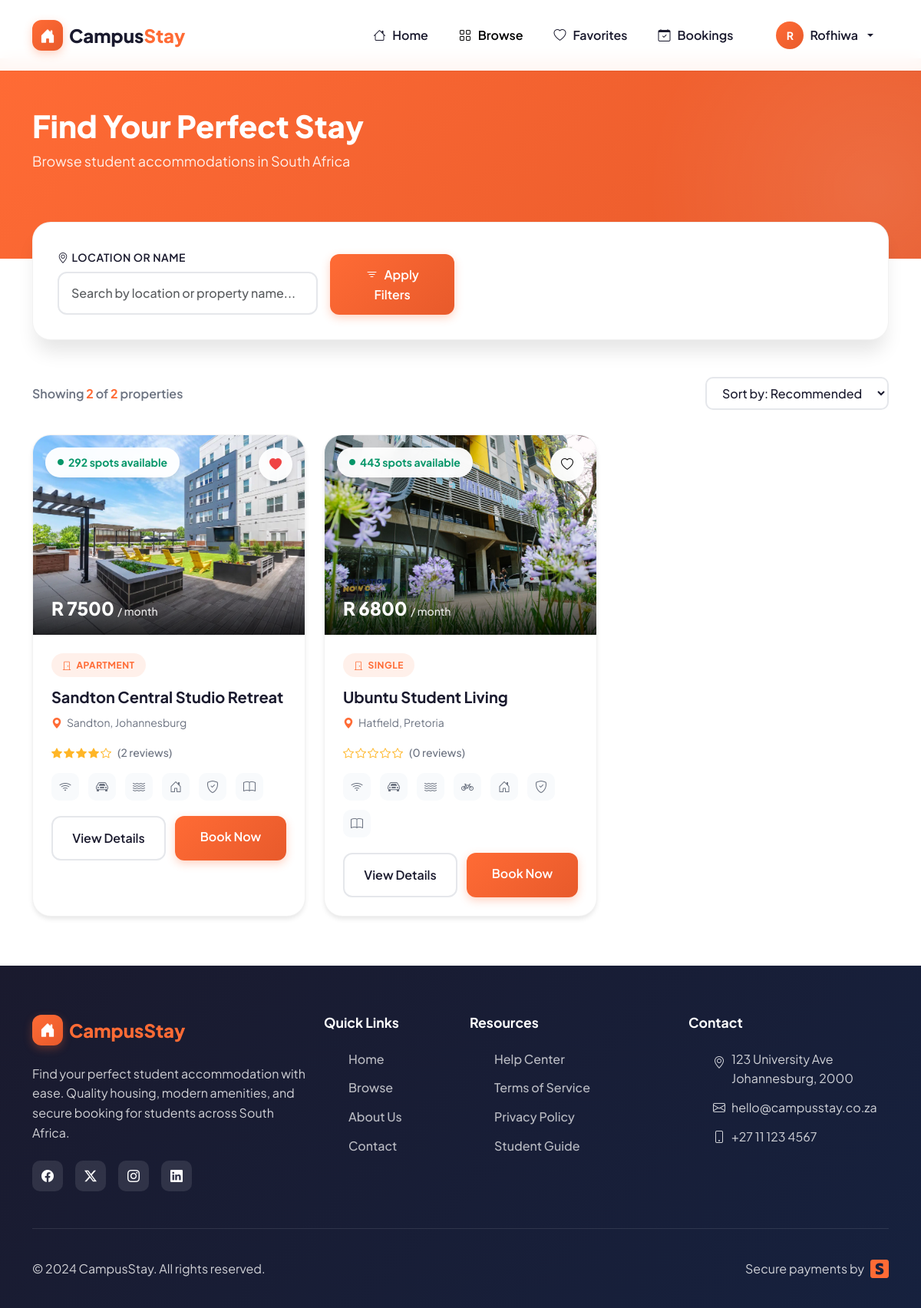
The page /accommodations (signed in) on the database its author committed.
### models.py (models this page shows, shortened)
class User(UserMixin, db.Model):
    id = db.Column(db.Integer, primary_key=True)
    full_name = db.Column(db.String(100), nullable=False)
    email = db.Column(db.String(120), unique=True, nullable=False)
    student_number = db.Column(db.String(8), unique=True, nullable=False)
    id_number = db.Column(db.String(13), unique=True, nullable=False)
    phone = db.Column(db.String(10), nullable=False)
    password_hash = db.Column(db.String(128))
    is_admin = db.Column(db.Boolean, default=False)
    created_at = db.Column(db.DateTime, default=datetime.utcnow)
    bookings = db.relationship('Booking', backref='user', lazy=True)
    reviews = db.relationship('Review', backref='user', lazy=True)
    favorites = db.relationship('Favorite', backref='user', lazy=True)

class Accommodation(db.Model):
    id = db.Column(db.Integer, primary_key=True)
    title = db.Column(db.String(200), nullable=False)
    description = db.Column(db.Text)
    location = db.Column(db.String(200), nullable=False)
    room_type = db.Column(db.String(50), nullable=False)
    price_per_month = db.Column(db.Float, nullable=False)
    capacity = db.Column(db.Integer, nullable=False)
    current_occupancy = db.Column(db.Integer, default=0)
    image_filename = db.Column(db.String(100))
    amenities = db.Column(db.String(500))
    is_active = db.Column(db.Boolean, default=True)
    admin_id = db.Column(db.Integer, db.ForeignKey('user.id'))
    created_at = db.Column(db.DateTime, default=datetime.utcnow)
    bookings = db.relationship('Booking', backref='accommodation', lazy=True)
    reviews = db.relationship('Review', backref='accommodation', lazy=True)
    favorites = db.relationship('Favorite', backref='accommodation', lazy=True)
    def get_amenities_list(self):
        if self.amenities:
            return json.loads(self.amenities)
        return []
    def available_spots(self):
        return self.capacity - self.current_occupancy
    def average_rating(self):
        if not self.reviews:
            return 0
        return sum(r.rating for r in self.reviews) / len(self.reviews)
    def is_full(self):
        return self.current_occupancy >= self.capacity

### app.py (the view, shortened to what this page needs)
@app.route('/accommodations', methods=['GET', 'POST'])
def accommodations():
    form = SearchForm()
    query = Accommodation.query.filter_by(is_active=True)
    accommodations = query.all()
    user_favorites = []
    if current_user.is_authenticated:
        user_favorites = [f.accommodation_id for f in current_user.favorites]
    return render_template('accommodations.html', accommodations=accommodations, form=form,
                         get_amenity_icon=get_amenity_icon, user_favorites=user_favorites)

### templates/accommodations.html (shortened to what this page needs)
{% extends "base.html" %}
{% block content %}
<section class="page-header">
    <div class="container">
        <div class="row">
            <div class="col-lg-8">
                <h1>Find Your Perfect Stay</h1>
                <p>Browse student accommodations in South Africa</p>
            </div>
        </div>
    </div>
</section>
<div class="container">
    <div class="search-section">
        <div class="search-card">
            <form id="filterForm" method="GET" action="{{ url_for('accommodations') }}">
                <div class="row g-3 align-items-end">
                    <div class="col-lg-4 col-md-6">
                        <label class="form-label">
                            <i class="bi bi-geo-alt me-1"></i>Location or Name
                        </label>
                        <input type="text"
                               class="form-control"
                               id="searchInput"
                               placeholder="Search by location or property name..."
                               value="{{ request.args.get('search', '') }}">
                    </div>
                    <div class="col-lg-2 col-md-6">
                        <button type="button" id="applyFilters" class="search-btn">
                            <i class="bi bi-filter me-2"></i>Apply Filters
                        </button>
                    </div>
                </div>
            </form>
        </div>
    </div>
    <section class="properties-grid">
        <div class="results-header">
            <div class="results-count">
                Showing <span id="visibleCount">{{ accommodations|length }}</span> of <span id="totalCount">{{ accommodations|length }}</span> properties
            </div>
            <select class="sort-select" id="sortSelect">
                <option value="recommended">Sort by: Recommended</option>
            </select>
        </div>
        <div class="row g-4" id="propertiesContainer">
            {% for acc in accommodations %}
            <div class="col-lg-4 col-md-6 property-item"
                 data-price="{{ acc.price_per_month }}"
                 data-location="{{ acc.location.lower() }}"
                 data-title="{{ acc.title.lower() }}"
                 data-room-type="{{ acc.room_type }}"
                 data-rating="{{ acc.average_rating() }}"
                 data-available="{{ acc.available_spots() }}">
                <div class="property-card">
                    <div class="property-image-wrapper">
                        <img src="{{ url_for('static', filename='uploads/' + acc.image_filename) if acc.image_filename else 'https://images.unsplash.com/photo-1555854877-bab0e564b8d5?ixlib=rb-4.0.3&auto=format&fit=crop&w=800&q=80' }}"
                             alt="{{ acc.title }}"
                             class="property-image">
                        {% set spots = acc.available_spots() %}
                        <div class="availability-badge {{ 'full' if spots == 0 else 'limited' if spots <= 2 else 'available' }}">
                            <i class="bi bi-circle-fill" style="font-size: 0.5rem;"></i>
                            {% if spots == 0 %}
                                Fully Booked
                            {% elif spots <= 2 %}
                                Only {{ spots }} left
                            {% else %}
                                {{ spots }} spots available
                            {% endif %}
                        </div>
                        {% if current_user.is_authenticated %}
                        <button class="favorite-btn {{ 'active' if acc.id in user_favorites }}"
                                onclick="toggleFavorite({{ acc.id }}, this)"
                                title="{{ 'Remove from favorites' if acc.id in user_favorites else 'Add to favorites' }}">
                            <i class="bi {{ 'bi-heart-fill' if acc.id in user_favorites else 'bi-heart' }}"></i>
                        </button>
                        {% endif %}
                        <div class="price-tag">
                            R {{ "%.0f"|format(acc.price_per_month) }}
                            <small>/ month</small>
                        </div>
                    </div>
                    <div class="property-content">
                        <span class="property-type-badge">
                            <i class="bi bi-door-closed"></i>
                            {{ acc.room_type.title() }}
                        </span>
                        <h3 class="property-title">{{ acc.title }}</h3>
                        <div class="property-location">
                            <i class="bi bi-geo-alt-fill"></i>
                            {{ acc.location }}
                        </div>
                        <div class="rating-wrapper">
                            <div class="star-rating">
                                {% set avg_rating = acc.average_rating()|int %}
                                {% for i in range(5) %}
                                    {% if i < avg_rating %}
                                        <i class="bi bi-star-fill"></i>
                                    {% else %}
                                        <i class="bi bi-star"></i>
                                    {% endif %}
                                {% endfor %}
                            </div>
                            <span class="rating-count">({{ acc.reviews|length }} reviews)</span>
                        </div>
                        <div class="amenities-row">
                            {% for amenity in acc.get_amenities_list() %}
                            <div class="amenity-item" title="{{ amenity.replace('_', ' ').title() }}">
                                <i class="bi {{ get_amenity_icon(amenity) }}"></i>
                            </div>
                            {% endfor %}
                        </div>
                        <div class="card-actions">
                            <a href="{{ url_for('accommodation_detail', id=acc.id) }}" class="btn-view">
                                View Details
                            </a>
                            <a href="{{ url_for('accommodation_detail', id=acc.id) }}"
                               class="btn-book {{ 'disabled' if acc.is_full() }}"
                               {{ 'aria-disabled=true' if acc.is_full() }}>
                                {% if acc.is_full() %}
                                    Full
                                {% else %}
                                    Book Now
                                {% endif %}
                            </a>
                        </div>
                    </div>
                </div>
            </div>
            {% endfor %}
        </div>
    </section>
</div>
{% endblock %}

### templates/base.html (shortened to what this page needs)
<!DOCTYPE html>
<html lang="en" data-bs-theme="light">
<head>
    <link href="https://cdn.jsdelivr.net/npm/bootstrap@5.3.2/dist/css/bootstrap.min.css" rel="stylesheet">
    <link rel="stylesheet" href="https://cdn.jsdelivr.net/npm/bootstrap-icons@1.11.0/font/bootstrap-icons.css">
</head>
<body>
    <nav class="navbar navbar-expand-lg fixed-top">
    <div class="container">
        <a class="navbar-brand" href="{{ url_for('index') }}">
            <div class="brand-icon">
                <i class="bi bi-house-door-fill"></i>
            </div>
            <span class="brand-text">Campus<span>Stay</span></span>
        </a>
        <div class="collapse navbar-collapse" id="navbarNav">
            <ul class="navbar-nav ms-auto align-items-lg-center">
                <li class="nav-item">
                    <a class="nav-link {{ 'active' if request.endpoint == 'index' }}"
                       href="{{ url_for('index') }}">
                        <i class="bi bi-house"></i> Home
                    </a>
                </li>
                <li class="nav-item">
                    <a class="nav-link {{ 'active' if request.endpoint == 'accommodations' }}"
                       href="{{ url_for('accommodations') }}">
                        <i class="bi bi-grid"></i> Browse
                    </a>
                </li>
                <li class="nav-item">
                    <a class="nav-link {{ 'active' if request.endpoint == 'favorites' }}"
                       href="{{ url_for('favorites') }}">
                        <i class="bi bi-heart"></i> Favorites
                    </a>
                </li>
                <li class="nav-item">
                    <a class="nav-link {{ 'active' if request.endpoint == 'my_bookings' }}"
                       href="{{ url_for('my_bookings') }}">
                        <i class="bi bi-calendar-check"></i> Bookings
                    </a>
                </li>
                {% if current_user.is_authenticated %}
                    <li class="nav-item dropdown ms-lg-3">
                        <a class="nav-link dropdown-toggle d-flex align-items-center gap-2"
                           href="#" role="button" data-bs-toggle="dropdown">
                            <div class="user-avatar">
                                {{ current_user.full_name[0] }}
                            </div>
                            <span class="d-none d-lg-inline">
                                {{ current_user.full_name.split()[0] }}
                            </span>
                        </a>
                    </li>
                {% endif %}
            </ul>
        </div>
    </div>
</nav>
    <main class="{% block main_class %}{% endblock %}">
        {% block content %}{% endblock %}
    </main>
    <footer class="footer">
        <div class="container">
            <div class="row g-4">
                <div class="col-lg-4">
                    <a class="footer-brand d-flex align-items-center gap-2 mb-4" href="{{ url_for('index') }}">
                        <div class="brand-icon">
                            <i class="bi bi-house-door-fill"></i>
                        </div>
                        <span>Campus<span>Stay</span></span>
                    </a>
                    <p class="mb-4">Find your perfect student accommodation with ease. Quality housing, modern amenities, and secure booking for students across South Africa.</p>
                    <div class="social-links">
                        <a href="#" aria-label="Facebook"><i class="bi bi-facebook"></i></a>
                        <a href="#" aria-label="Twitter"><i class="bi bi-twitter-x"></i></a>
                        <a href="#" aria-label="Instagram"><i class="bi bi-instagram"></i></a>
                        <a href="#" aria-label="LinkedIn"><i class="bi bi-linkedin"></i></a>
                    </div>
                </div>
                <div class="col-lg-2 col-md-4">
                    <h5 class="footer-heading">Quick Links</h5>
                    <ul class="footer-links">
                        <li><a href="{{ url_for('index') }}">Home</a></li>
                        <li><a href="{{ url_for('accommodations') }}">Browse</a></li>
                        <li><a href="#">About Us</a></li>
                        <li><a href="#">Contact</a></li>
                    </ul>
                </div>
                <div class="col-lg-3 col-md-4">
                    <h5 class="footer-heading">Resources</h5>
                    <ul class="footer-links">
                        <li><a href="#">Help Center</a></li>
                        <li><a href="#">Terms of Service</a></li>
                        <li><a href="#">Privacy Policy</a></li>
                        <li><a href="#">Student Guide</a></li>
                    </ul>
                </div>
                <div class="col-lg-3 col-md-4">
                    <h5 class="footer-heading">Contact</h5>
                    <ul class="footer-links">
                        <li class="d-flex align-items-start gap-2">
                            <i class="bi bi-geo-alt mt-1"></i>
                            <span>123 University Ave<br>Johannesburg, 2000</span>
                        </li>
                        <li class="d-flex align-items-center gap-2">
                            <i class="bi bi-envelope"></i>
                            <span>hello@campusstay.co.za</span>
                        </li>
                        <li class="d-flex align-items-center gap-2">
                            <i class="bi bi-phone"></i>
                            <span>+27 11 123 4567</span>
                        </li>
                    </ul>
                </div>
            </div>
            <div class="footer-bottom d-flex flex-column flex-md-row justify-content-between align-items-center gap-3">
                <p class="mb-0">&copy; 2024 CampusStay. All rights reserved.</p>
                <p class="mb-0 d-flex align-items-center gap-2">
                    Secure payments by
                    <i class="bi bi-stripe fs-4" style="color: var(--primary-orange);"></i>
                </p>
            </div>
        </div>
    </footer>
</body>
</html>

### rows shown on the page
User: full_name "R", full_name "Rofhiwa"
Accommodation: image_filename (picture), spots "292", price_per_month "7500", room_type "APARTMENT", title "Sandton Central Studio Retreat", location "Sandton, Johannesburg", reviews|length "2", current_occupancy "Book Now"
Accommodation: image_filename (picture), spots "443", price_per_month "6800", room_type "SINGLE", title "Ubuntu Student Living", location "Hatfield, Pretoria", reviews|length "0", current_occupancy "Book Now"

### other values the page prints
{{ accommodations|length }} "2"
